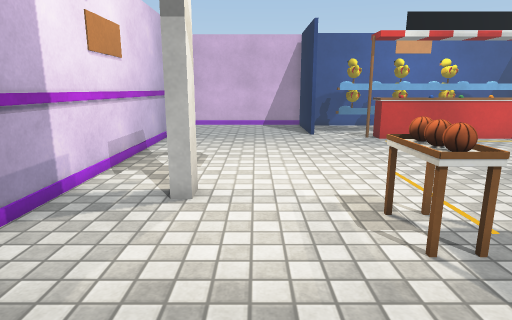
view 1 (above)

16 first-person views from a walk through a Unity game level. The camera is 1.3 m above the floor, tilts 12° down and sees 75° across. The floor is counted in squares, 0.5 m on a side. Each view is taken from the middle of a square. On the plan, view 1 faces up. The plan holds only what a view shows up to about 20 squares ahead; the rest is blank. The place goes on beyond the plan. The player character is not drawn. Some surface patterns are stand-ins.

view 2
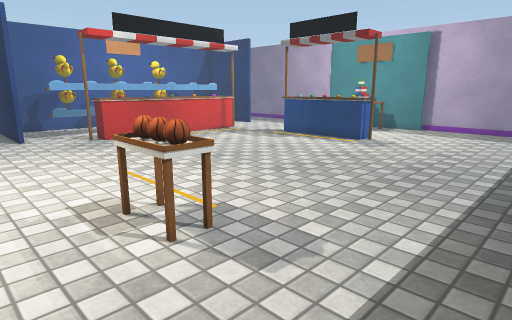

view 3
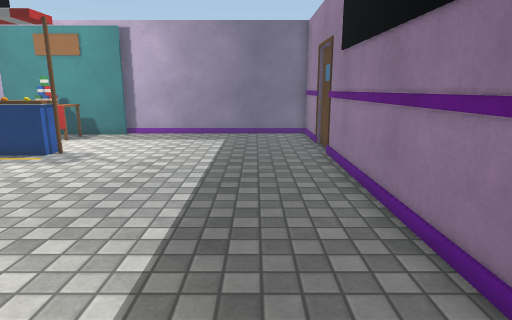

view 4
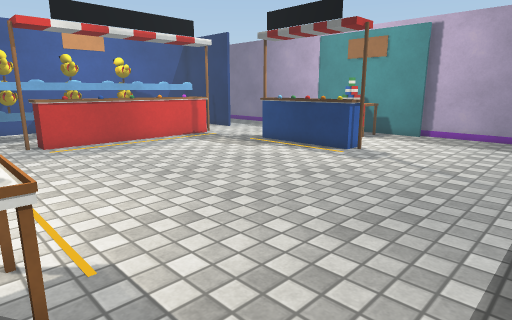

view 5
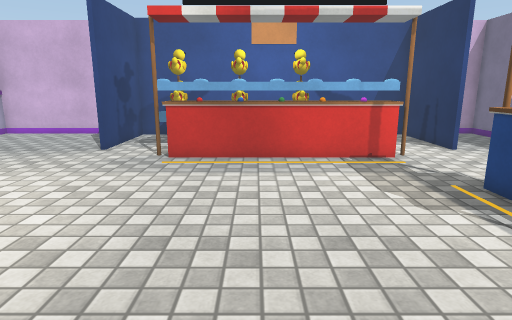

view 6
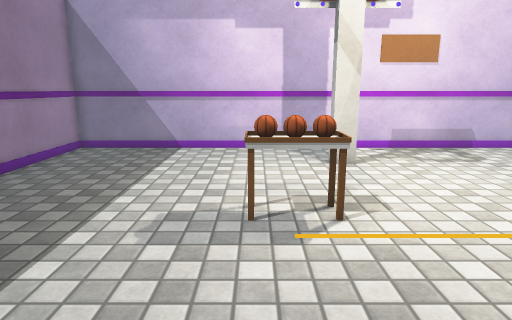

view 7
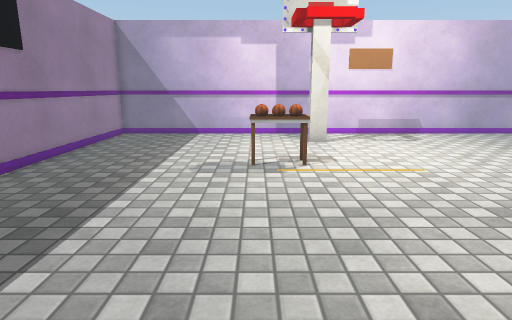

view 8
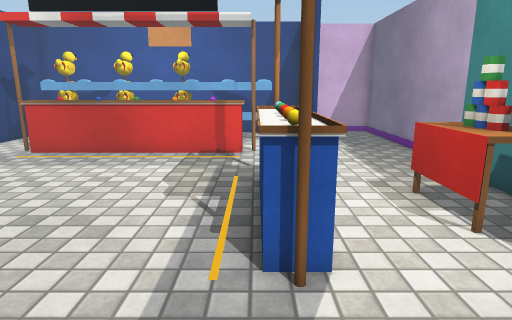

view 9
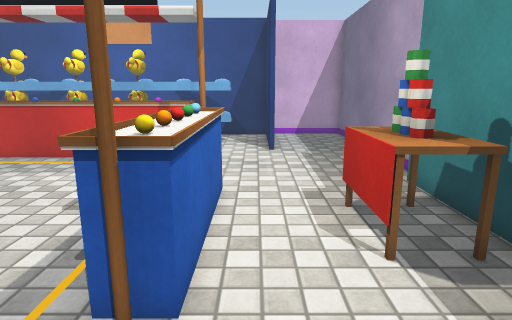

view 10
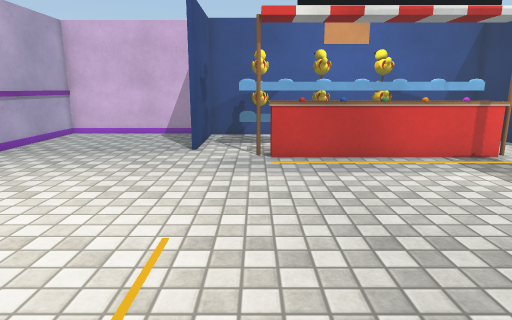

view 11
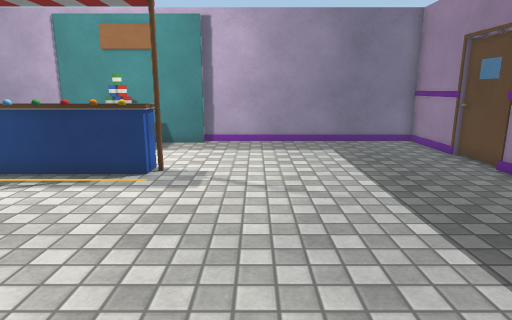

view 12
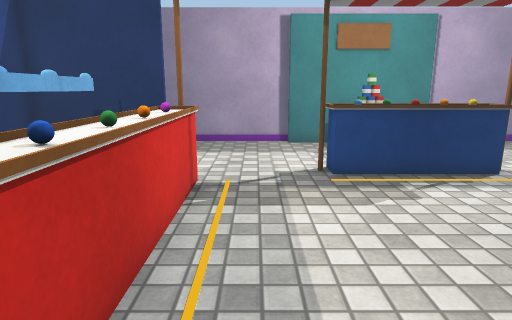

view 13
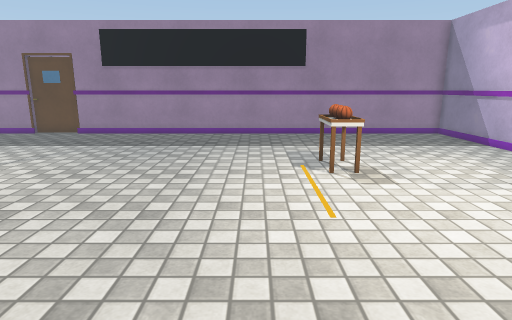

view 14
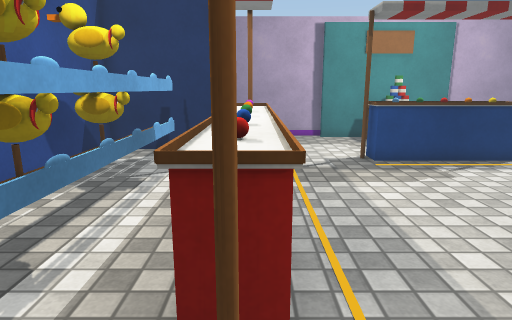

view 15
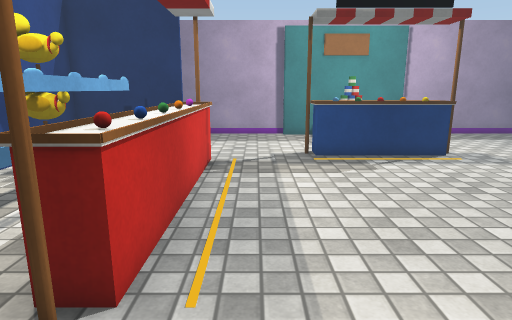

view 16
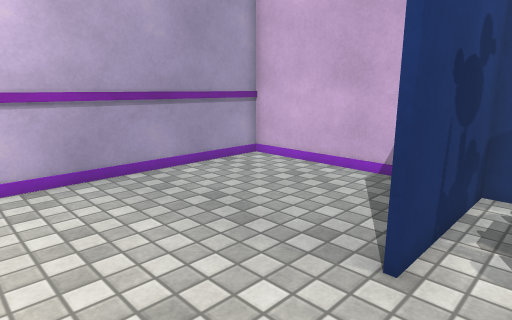

### Floor plan
Points are (right, up) in squares from view 1. A wall is a line through its corners. A room is listed if a view was taken in it or the views show most of it. See-through windows are left out.
Room 1 (views 1, 2, 3, 4, 5, 6, 7, 8, 9, 10, 11, 12, 13, 14, 15, 16)
walls: (6.5, 17.7) (8.8, 17.7); (15.6, 17.7) (6.6, 17.7) (6.6, 18.9); (15.5, 18.7) (6.5, 18.7); (3.2, 19.4) (3.2, 24.4); (18.6, 19.4) (18.6, 24.4); (16.9, 21.1) (5.1, 21.1); (23, 14.2) (23, 25) (19.1, 25); (3.4, 24.4) (3.4, 19.4); (2.2, 25) (-5, 25) (-5, -3) (23, -3) (23, 7.8)
objects: other object (-2, 8); other object (3, 5); other object (3, 6); other object (3, 7); other object (4, 5) to (4, 7); other object (6, 18); other object (16, 8) to (17, 14); other object (16, 18); other object (20, 8) to (22, 14)

Positions as (right, up) in squares from view 1, and headings:
1: (0, 0), facing up
2: (0, 0), facing up-right
3: (3, 0), facing right
4: (3, 1), facing up-right
5: (10, 5), facing up
6: (10, 5), facing left
7: (15, 5), facing left
8: (16, 4), facing up
9: (18, 5), facing up
10: (6, 5), facing up
11: (6, 5), facing right
12: (6, 16), facing right
13: (6, 17), facing down
14: (4, 18), facing right
15: (3, 16), facing right
16: (5, 15), facing up-left
